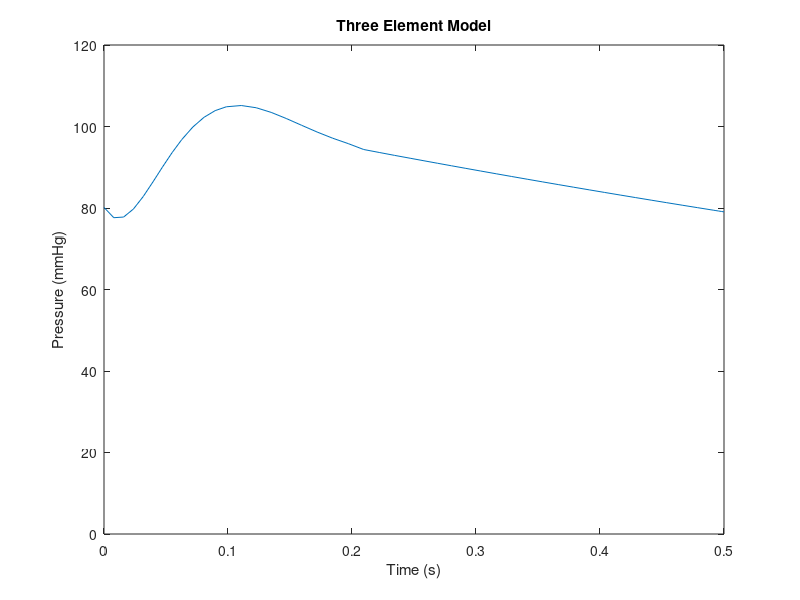
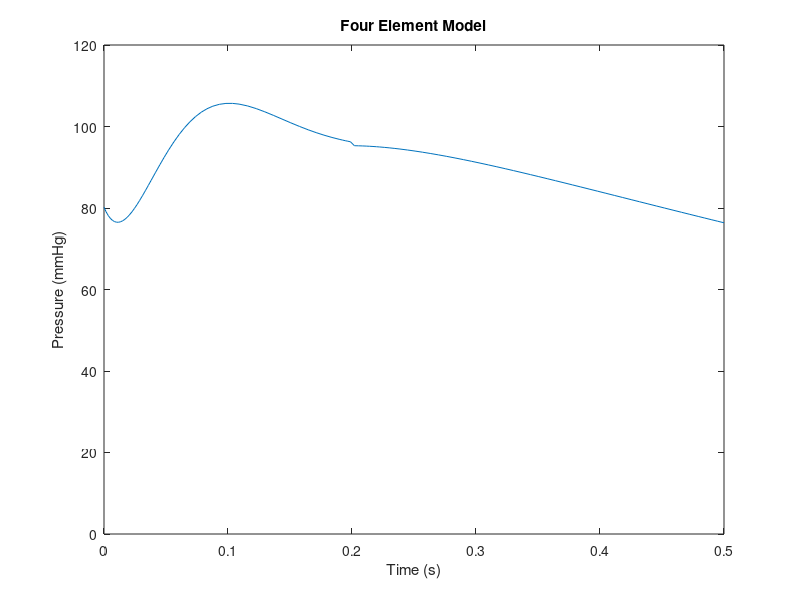

The MATLAB script that drew these images, in order:
function simulate()
    clear; close all;

    global P;
    options = odeset('RelTol',1e-5,'AbsTol',1e-5);
    
    % Input
    td = 0:.02:.5;
    Id = [0 5.52 32.41 92.41 100 84.83 60 50.34 31.03 12.41 0 zeros(1,15)];
    P = polyfit(td,Id,9);
    
    % Three element model
    [tmodel3 ymodel3] = ode45(@model3,[0 0.5],80,options);
    Rc = 0.172; Rp = 4.54; Vc = ymodel3;
    V = Vc + I(tmodel3)*Rc;
    plot(tmodel3,V); title('Three Element Model');
    axis([0 .5 0 120]); xlabel('Time (s)'); ylabel('Pressure (mmHg)');
    % Calculate work:
    W3 = trapz(tmodel3, V.*I(tmodel3));
    fprintf('Work in one ejection for 3 param model: %f mmHg*mL\n',W3);
    avgI = trapz(tmodel3, I(tmodel3))/.5;
    avgV = trapz(tmodel3, V)/.5;
    W3c = avgI*avgV*0.5;
    fprintf('Work with same constant flow and pressure: %f mmHg*mL\n',W3c);
    
    % Four element model
    [tmodel4 ymodel4] = ode45(@model4,[0 0.5],[80 0],options);
    Rc = 0.234; Vc = ymodel4(:,1); IL = ymodel4(:,2);
    V = Vc + Rc*(I(tmodel4)-IL);
    figure; plot(tmodel4,V); title('Four Element Model');
    axis([0 .5 0 120]); xlabel('Time (s)'); ylabel('Pressure (mmHg)');
    W4 = trapz(tmodel4, V.*I(tmodel4));
    fprintf('Work in one ejection for 4 param model: %f mmHg*mL\n',W4);
    avgI = trapz(tmodel4, I(tmodel4))/.5;
    avgV = trapz(tmodel4, V)/.5;
    W4c = avgI*avgV*0.5;
    fprintf('Work with same constant flow and pressure: %f mmHg*mL\n',W4c);
end

% For 3 element model
function dVdt = model3(t,Vc)
    Rp = 4.54; C = 0.362;
    dVdt = I(t)/C-Vc/(Rp*C);
end

% For 4 element model
function dydt = model4(t,y)
    Rc = 0.234; Rp = 4.54; C = 0.219; L = 0.019;
    dydt(1,1) = I(t)/C - y(1)/(Rp*C);
    dydt(2,1) = Rc*(I(t)-y(2))/L;
end

% Injection function taken as polynomial fit with I = 0 for t > 0.2.
function y = I(t)
    global P;
    y = polyval(P,t).*(t<0.2);
end
